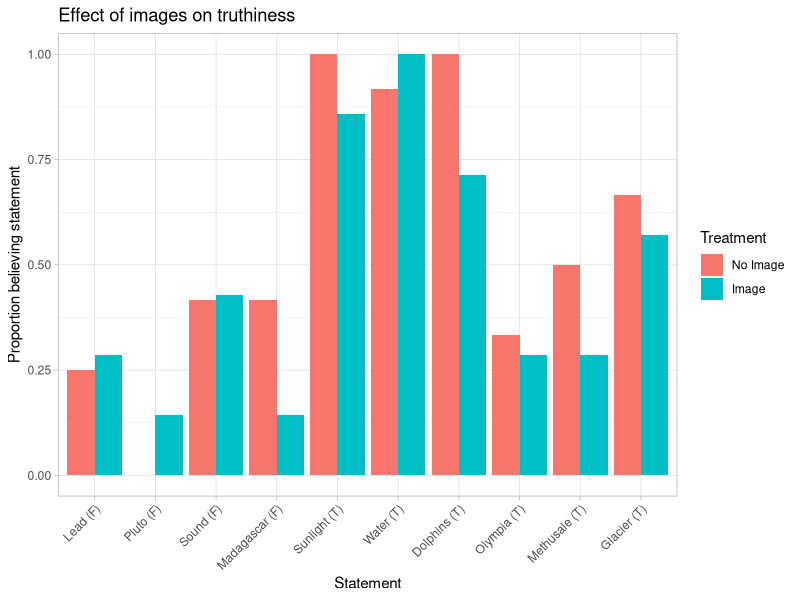

Recreate this plot in R.
## ---- chunk 1

library(rstatix)
library(tidyverse)

data <- read.csv("Images+and+truth_July+28,+2023_03.00_anonymized.csv")
data <- data[-c(1:2),]
## ---- chunk 2

data <- data %>% 
  mutate(treatment = case_when(true1 != "" ~ "control",
                               true1_image != "" ~ "treatment",)) %>%
  filter(!is.na(treatment))

data <- data %>% 
  unite("true1_belief", c("true1", "true1_image"), sep = "") %>%
  unite("true2_belief", c("true2", "true2_image"), sep = "") %>%
  unite("true3_belief", c("true3", "true3_image"), sep = "") %>%
  unite("true4_belief", c("true4", "true4_image"), sep = "") %>%
  unite("true5_belief", c("true5", "true5_image"), sep = "") %>%
  unite("true6_belief", c("true6", "true6_image"), sep = "") %>%
  unite("false2_belief", c("false2", "false2_image"), sep = "") %>%
  unite("false3_belief", c("false3", "false3_image"), sep = "") %>%
  unite("false4_belief", c("false4", "false4_image"), sep = "") %>%
  unite("false1_belief", c("false1", "false1_image"), sep = "") %>%
  pivot_longer(cols = c(true1_belief, true2_belief, true3_belief, 
                        true4_belief, true5_belief, true6_belief, 
                        false1_belief, false2_belief, false3_belief, false4_belief), 
               names_to = "statement", values_to = "belief") %>%
  select(treatment, statement, belief) %>%
  mutate(belief = case_when(belief == "True" ~ 1,
                            belief == "False" ~ 0))

## ---- chunk 3

data %>% 
  group_by(treatment, statement) %>%
  get_summary_stats(belief) %>%
  ggplot(aes(x = statement, y = mean, fill = factor(treatment))) +
  geom_bar(stat="identity", position="dodge") +
  scale_fill_discrete(name = "Treatment",
                      labels = c("No Image", "Image")) +
  scale_x_discrete(name = "Statement",
                   labels = c("Lead (F)", "Pluto (F)", "Sound (F)", "Madagascar (F)",
                   "Sunlight (T)", "Water (T)", "Dolphins (T)", 
                   "Olympia (T)", "Methusale (T)", "Glacier (T)")) + 
  scale_y_continuous(name = "Proportion believing statement") +
  ggtitle("Effect of images on truthiness") +
  theme_light() + 
  theme(axis.text.x = element_text(angle = 45, hjust = 1))

